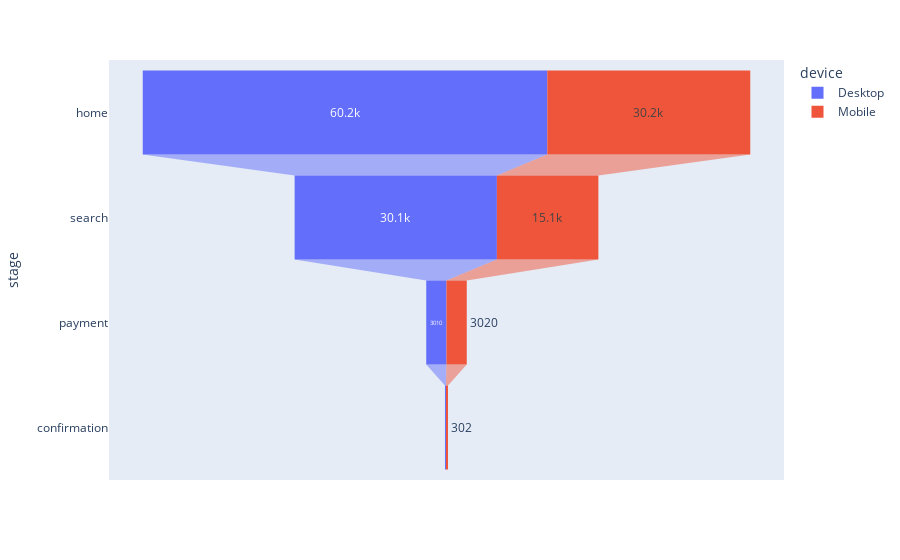

Source (notebook cell):
### Markdown cell above
**Something might be off in the payment and confirmation page for the desktop version. Because the two devices have almost exact conversion rate from the home page to the search page, but the divergence appeared from the search page to the payment page and stayed to the confirmation page.**

### Code cell
import plotly.express as px

stages = ['hoem', 'search', 'payment', 'confirmation']
fig = px.funnel(data_funnel, x='values', y='stage', color='device')
fig.show()

### Figure 1 — Plotly figure (JSON) as saved in the notebook; plotly's stock layout.template omitted (floating-point values rounded to 4 significant figures)
{"data": [{"hovertemplate": "device=Desktop<br>values=%{x}<br>stage=%{y}<extra></extra>", "legendgroup": "Desktop", "marker": {"color": "#636efa"}, "name": "Desktop", "orientation": "h", "showlegend": true, "type": "funnel", "x": [60200, 30100, 3010, 150], "xaxis": "x", "y": ["home", "search", "payment", "confirmation"], "yaxis": "y"}, {"hovertemplate": "device=Mobile<br>values=%{x}<br>stage=%{y}<extra></extra>", "legendgroup": "Mobile", "marker": {"color": "#EF553B"}, "name": "Mobile", "orientation": "h", "showlegend": true, "type": "funnel", "x": [30200, 15100, 3020, 302], "xaxis": "x", "y": ["home", "search", "payment", "confirmation"], "yaxis": "y"}], "layout": {"legend": {"title": {"text": "device"}, "tracegroupgap": 0}, "margin": {"t": 60}, "xaxis": {"anchor": "y", "domain": [0, 1], "title": {"text": "values"}}, "yaxis": {"anchor": "x", "domain": [0, 1], "title": {"text": "stage"}}}}
